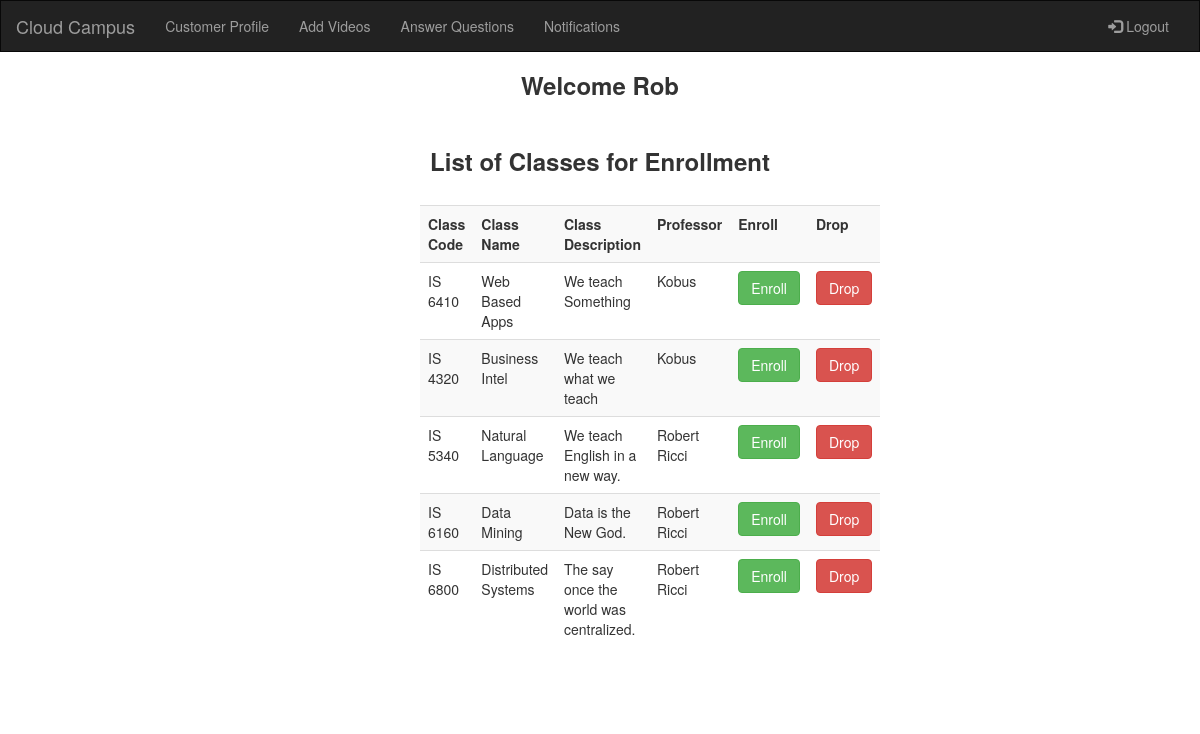
/enrollclass.php (signed in), run on the app's committed database.
### tables this page shows
CREATE TABLE IF NOT EXISTS `class` (
  `Id` int(5) NOT NULL AUTO_INCREMENT,
  `Code` varchar(20) NOT NULL,
  `Name` varchar(20) NOT NULL,
  `Description` varchar(200) NOT NULL,
  `Professor` int(5) NOT NULL,
  PRIMARY KEY (`Id`),
  UNIQUE KEY `Code` (`Code`),
  KEY `Professor_in_Login_Table` (`Professor`)
);

### session.php (called while the page is built, shortened)
<?php
include_once('connect-db.php');
$user_check=$_SESSION['login_user'];
$ses_sql=mysqli_query($mysqli,"select * from login where Username='$user_check'");
$row = mysqli_fetch_assoc($ses_sql);
$login_session =$row['Username'];
$login_role = $row['Role'];
?>

### enrollclass.php (the view, shortened to what this page needs)
<!DOCTYPE HTML PUBLIC "-//W3C//DTD HTML 4.01//EN" "http://www.w3.org/TR/html4/strict.dtd">
<html>
<head>
  <link rel="stylesheet" href="https://maxcdn.bootstrapcdn.com/bootstrap/3.3.7/css/bootstrap.min.css">
</head>
<body>
<?php
include_once('homepage.php');
require_once('connect-db.php');
if ($res = $mysqli->query("select * from login where Username='$login_session'")){
    $row1 = $res->fetch_object();
	$id = $row1->Id;
}
if ($result = $mysqli->query("SELECT * FROM class"))
{
if ($result->num_rows > 0)
{
echo "<div class='container'>";
echo "<div class='row'>";
echo "<div class='col-xs-12 col-sm-8 col-md-4 col-sm-offset-2 col-md-offset-4'>";
echo "<h3><b><center>List of Classes for Enrollment</center></b></h3>";
echo "<table class='table table-striped table-hover'>";
echo "<tbody>";
echo "<tr><th>Class Code</th><th>Class Name</th><th>Class Description</th><th>Professor</th><th>Enroll</th><th>Drop</th></tr>";
while ($row = $result->fetch_object())
{
$prof = $mysqli->query("select * from login where Id='$row->Professor'");
$prof_row = $prof->fetch_object();
echo "<tr>";
echo "<td>" . $row->Code . "</td>";
echo "<td>" . $row->Name . "</td>";
echo "<td>" . $row->Description . "</td>";
echo "<td>" . $prof_row->Name . "</td>";
echo "<td>";
echo <<<_END
<form method='post' action='enrollclass.php' id="form1">
<input type='hidden' name='id' value='$id'>
<input type='hidden' name='classid' value='$row->Id'>
<input type='hidden' name='type' value='enroll'>
<input type='submit' class="btn btn-success btn-block" value='Enroll'>
</form>
_END;
echo "</td>";
echo "<td>";
echo <<<_END
<form method='post' action='enrollclass.php' id="form1">
<input type='hidden' name='id' value='$id'>
<input type='hidden' name='classid' value='$row->Id'>
<input type='hidden' name='type' value='drop'>
<input type='submit' name='submit' class="btn btn-danger btn-block" value='Drop'>
</form>
_END;
echo "</td>";
echo "</tr>";
}
echo "</tbody>";
echo "</table>";
echo "</div>";
echo "</div>";
echo "</div>";
}
}
else
{
echo "Error: " . $mysqli->error;
}
?>
</body>
</html>

### homepage.php (shortened to what this page needs)
<?php
include('session.php');
?>
<html>
<head>
  <link rel="stylesheet" href="https://maxcdn.bootstrapcdn.com/bootstrap/3.3.7/css/bootstrap.min.css">
</head>
<body>
<div class="container-fluid text-center">
<div class="row">
<nav class="navbar navbar-inverse">
  <div class="container-fluid">
    <div class="navbar-header">
      <a class="navbar-brand" href="homepage.php">Cloud Campus</a>
    </div>
    <div class="collapse navbar-collapse" id="myNavbar">
      <ul class="nav navbar-nav">
	  <li><a href="#">Customer Profile</a></li>
      <?php
        if($login_role == 'Professor')
        {
            echo "<li><a href=\"addvideos.php\">Add Videos</a></li>";
            echo "<li><a href=\"answerquestions.php\">Answer Questions</a></li>";
        }
      ?>
	  <li><a href="#">Notifications</a></li>
	</ul>
	<ul class="nav navbar-nav navbar-right">
      <li><a href="logout.php"><span class="glyphicon glyphicon-log-in"></span> Logout</a></li>
    </ul>
    </div>
  </div>
</nav>
</div>
  <div>
<h3><b>Welcome <?php echo $login_session; ?></b></h3><br>
</div>
</div>
</body>
</html>

### enrollclass.php (style rules this page uses)
.navbar { margin-bottom: 0; border-radius: 0; }

### homepage.php (style rules this page uses)
.navbar { margin-bottom: 0; border-radius: 0; }

### data on the page
class: Code "IS 6410", Name "Web Based Apps", Description "We teach Something", login.Name "Kobus"
class: Code "IS 4320", Name "Business Intel", Description "We teach what we teach", login.Name "Kobus"
class: Code "IS 5340", Name "Natural Language", Description "We teach English in a new way.", login.Name "Robert Ricci"
class: Code "IS 6160", Name "Data Mining", Description "Data is the New God.", login.Name "Robert Ricci"
class: Code "IS 6800", Name "Distributed Systems", Description "The say once the world was centralized.", login.Name "Robert Ricci"

### other printed values
$login_session "Rob"
